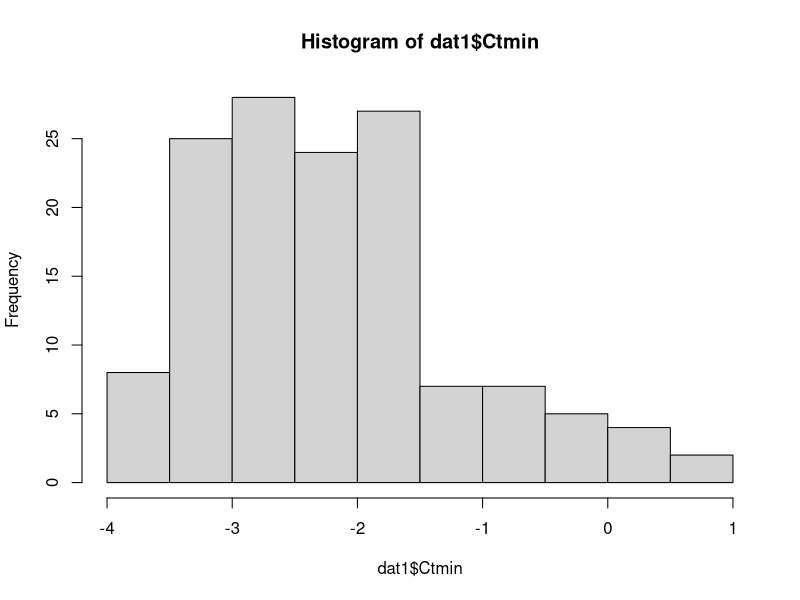
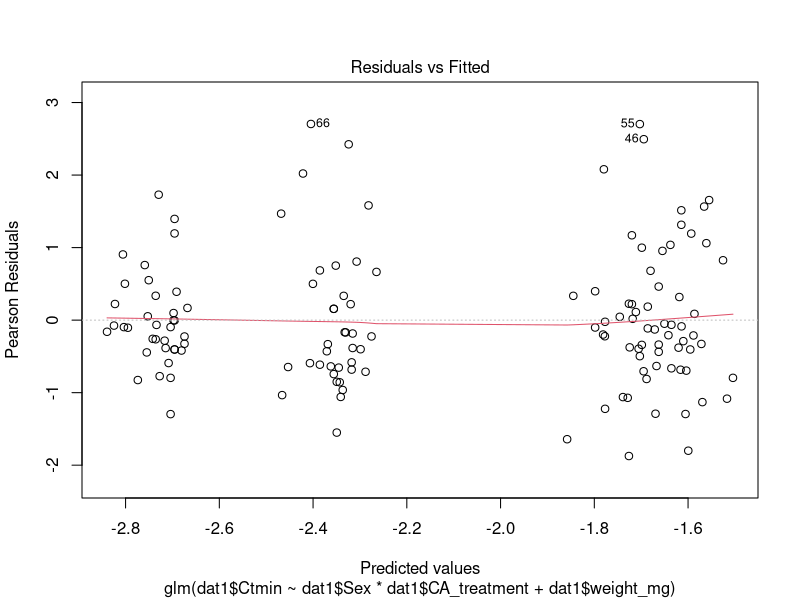
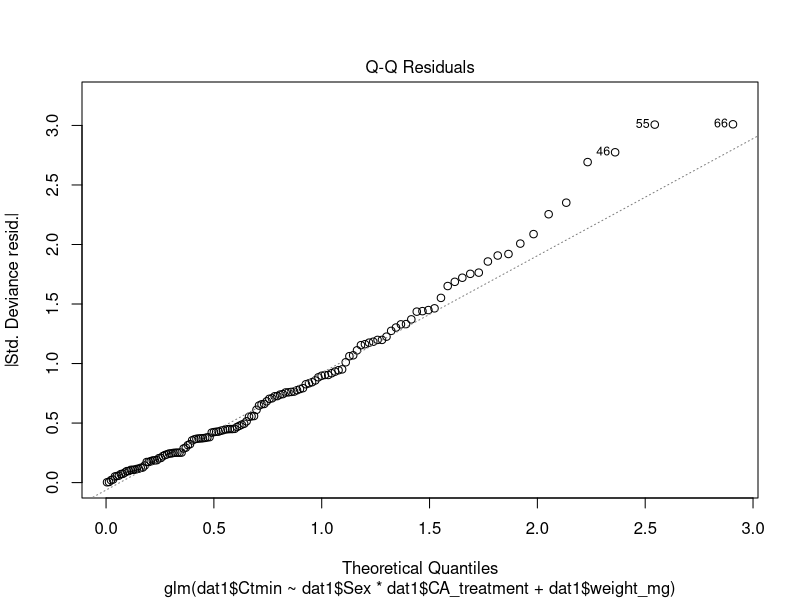
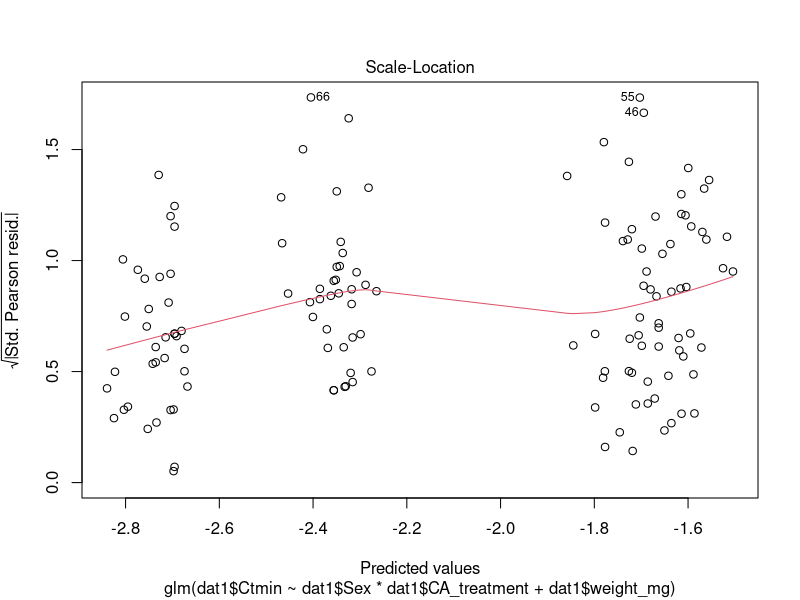
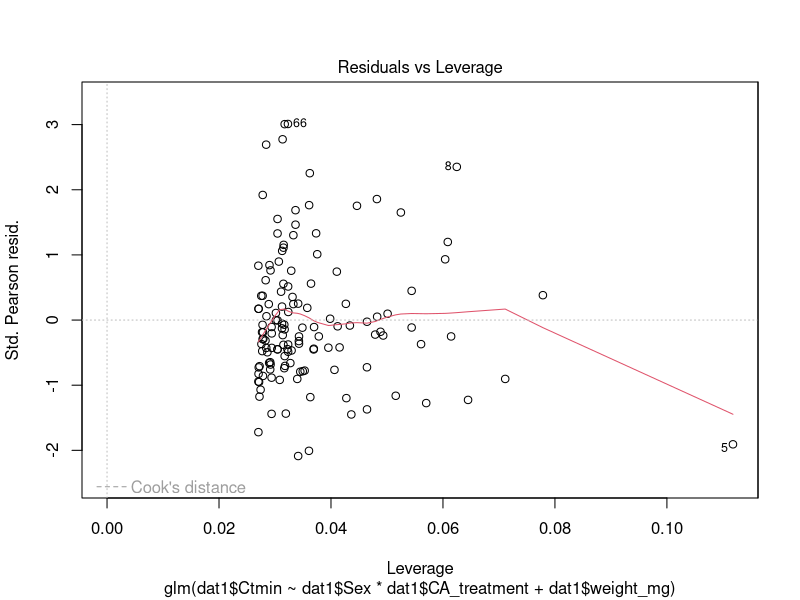
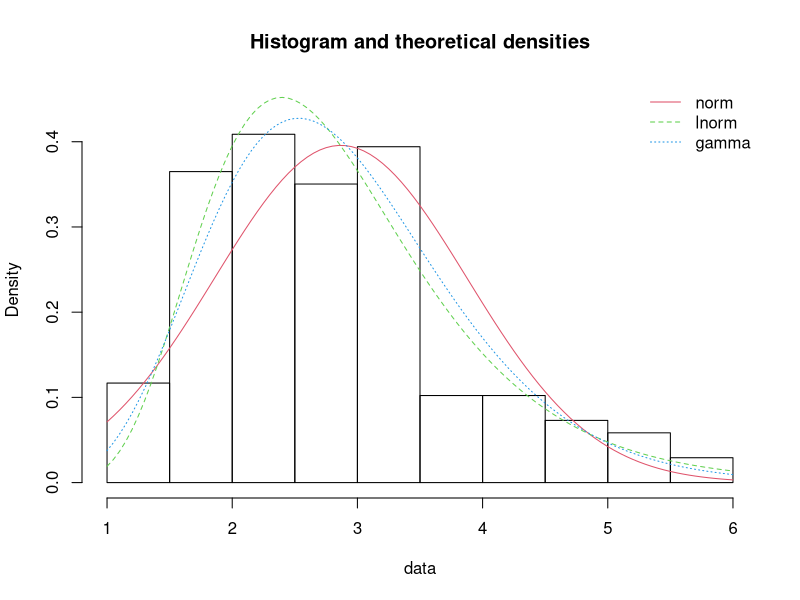
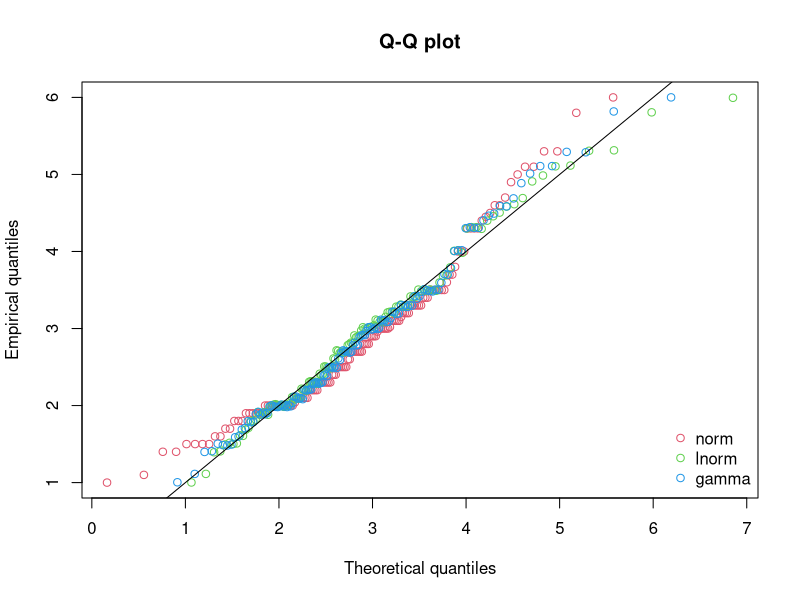

These figures' R source, in order: (Note: this script raises an error after producing the figures.)
## CTmin

library(ggplot2)
library(fitdistrplus)
library(car)
library(lme4)
print (sessionInfo())

# R version 3.5.1 (2018-07-02)
# Platform: x86_64-apple-darwin15.6.0 (64-bit)
# Running under: macOS  10.15.7

# Matrix products: default
# BLAS: /Library/Frameworks/R.framework/Versions/3.5/Resources/lib/libRblas.0.dylib
# LAPACK: /Library/Frameworks/R.framework/Versions/3.5/Resources/lib/libRlapack.dylib

# locale:
# [1] en_US.UTF-8/en_US.UTF-8/en_US.UTF-8/C/en_US.UTF-8/en_US.UTF-8

# attached base packages:
# [1] stats     graphics  grDevices utils     datasets  methods   base     

# other attached packages:
 # [1] lme4_1.1-21         Matrix_1.2-17       car_3.0-3           carData_3.0-2       fitdistrplus_1.0-14 npsurv_0.4-0        lsei_1.2-0          survival_3.1-7      MASS_7.3-51.4       ggplot2_3.3.2      

# loaded via a namespace (and not attached):
 # [1] zip_2.0.3         Rcpp_1.0.2        nloptr_1.2.1      cellranger_1.1.0  pillar_1.4.2      compiler_3.5.1    tools_3.5.1       forcats_0.4.0     boot_1.3-23       nlme_3.1-141      lifecycle_0.2.0   tibble_2.1.3      gtable_0.3.0     
# [14] lattice_0.20-38   pkgconfig_2.0.2   rlang_0.4.8       openxlsx_4.1.0.1  curl_4.0          haven_2.1.1       rio_0.5.16        withr_2.1.2       dplyr_1.0.2       generics_0.0.2    vctrs_0.3.4       hms_0.5.1         grid_3.5.1       
# [27] tidyselect_1.1.0  glue_1.4.2        data.table_1.12.2 R6_2.4.0          readxl_1.3.1      foreign_0.8-72    minqa_1.2.4       purrr_0.3.2       magrittr_1.5      scales_1.0.0      splines_3.5.1     abind_1.4-5       colorspace_1.4-1 
# [40] munsell_0.5.0     crayon_1.3.4     


##### data
## see  data/phenotypic/README_Ctmin_data.txt for explination of columns
dat1 <- read.table("data/phenotypic/Ctmin_data.csv", sep = ",", header = TRUE)
head(dat1)

dat1$group <- paste(dat1$Sex, dat1$Cold_treatment, sep = "_")

### add 5 to all values to avoid logging neg numbers
min(dat1$Ctmin)
dat1$Ctmin_5 <- dat1$Ctmin + 5
min(dat1$Ctmin_5)

################
# plot

P1 <- ggplot(dat1, aes(group, Ctmin)) + 
	theme_bw() +
	geom_boxplot(aes(fill = factor(Sex)), outlier.shape = NA) +
	geom_dotplot(binaxis = 'y', stackdir = 'center', position = position_dodge(), aes(fill = Sex), stroke = 1, dotsize=0.5 , binwidth = 0.1) + 
	ylab ("CT min") +
	xlab ("Treatment group") + 
	scale_fill_manual(values=c("firebrick2", "royalblue2"))


######### anova

### non-norm dist 

hist(dat1$Ctmin)
shapiro.test(dat1$Ctmin) # W = 0.94699, p-value = 4.247e-05
m1 = glm(dat1$Ctmin ~ dat1$Sex * dat1$CA_treatment + dat1$weight_mg)	
summary(m1)
plot(m1)

### looks log-norm

fit_n   <- fitdist(as.numeric(na.omit(dat1$Ctmin_5)), "norm")
fit_ln  <- fitdist(as.numeric(na.omit(dat1$Ctmin_5)), "lnorm")
fit_g   <- fitdist(as.numeric(na.omit(dat1$Ctmin_5)), "gamma")

denscomp(list(fit_n, fit_ln, fit_g), legendtext = c("norm", "lnorm", "gamma"))
qqcomp  (list(fit_n, fit_ln, fit_g), legendtext = c("norm", "lnorm", "gamma"))

shapiro.test(log(dat1$Ctmin_5)) # W = 0.99052, p-value = 0.4812

m2 = glm(log(dat1$Ctmin_5) ~ dat1$Sex * dat1$Cold_treatment + dat1$weight_mg)	## I am happy to not reduce the model, but will do so just to check
m3 = glm(log(dat1$Ctmin_5) ~ dat1$Sex + dat1$Cold_treatment + dat1$weight_mg)	
m4 = glm(log(dat1$Ctmin_5) ~ dat1$Sex + dat1$Cold_treatment)	
m5 = glm(log(dat1$Ctmin_5) ~ dat1$Cold_treatment)	

Anova(m2, type = 3, test.statistic = "F")

# # Analysis of Deviance Table (Type III tests)

# Response: log(dat1$Ctmin_5)
# Error estimate based on Pearson residuals 

                            # Sum Sq  Df F values  Pr(>F)   
# dat1$Sex                    0.0038   1   0.0391 0.84360   
# dat1$CA_treatment           1.0815   1  11.1732 0.00108 **
# dat1$weight_mg              0.0838   1   0.8657 0.35386   
# dat1$Sex:dat1$CA_treatment  0.1345   1   1.3900 0.24053   
# Residuals                  12.7769 132       

Anova(m3, type = 3, test.statistic = "F")
Anova(m4, type = 3, test.statistic = "F")
Anova(m5, type = 3, test.statistic = "F")


### doesnt change results - acclimation has an effect, but no effect of sex or weight 


####################
### GLMM to account for batch - similar results as from the glm's above - batch has a significant effect

mix_2 = lmer(log(dat1$Ctmin_5) ~ dat1$Sex * dat1$Cold_treatment + dat1$weight_mg +(1|dat1$Batch)) 
Anova(mix_2  ,type="III") ## sig of fixed effects with Wald

# Analysis of Deviance Table (Type III Wald chisquare tests)

# Response: log(dat1$Ctmin_5)
                             # Chisq Df Pr(>Chisq)    
# (Intercept)                58.0928  1    2.5e-14 ***
# dat1$Sex                    0.6822  1    0.40883    
# dat1$CA_treatment           4.9315  1    0.02637 *  
# dat1$weight_mg              0.2171  1    0.64130    
# dat1$Sex:dat1$CA_treatment  0.0067  1    0.93485    

### sig of batch by LRT
LL_mix1 = logLik(m2)
LL_mix2 = logLik(mix_2)
LRT_1_2 = 2 * (as.numeric(LL_mix1) - as.numeric(LL_mix2))
pchisq(as.numeric(LRT_1_2), df=1, lower.tail=F) ## 0.0002363689
